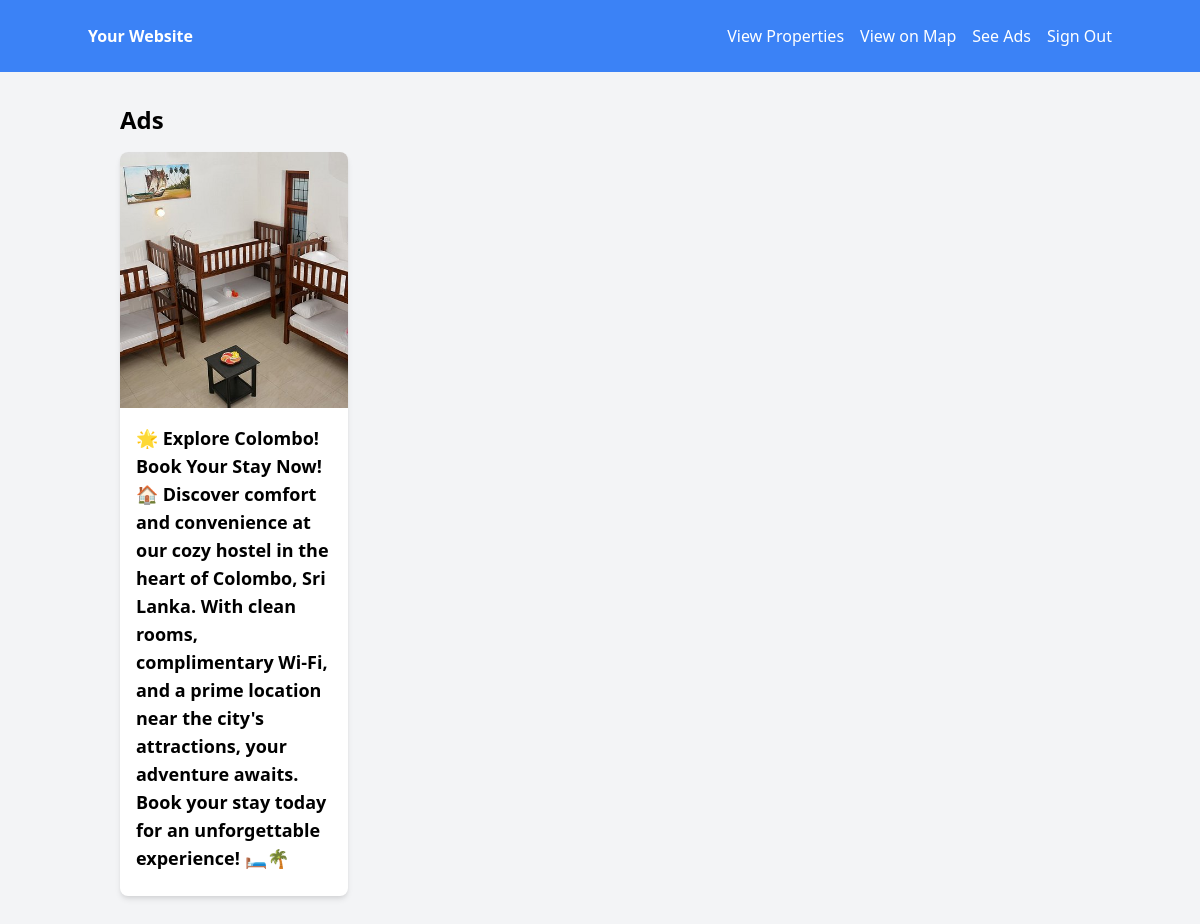
/Proj_Source_Files/accomdation_site/student/ads.php, run on the app's committed database.
### tables this page shows
CREATE TABLE `ads` (
  `ad_id` int(11) NOT NULL,
  `description` text DEFAULT NULL,
  `image_path` varchar(255) DEFAULT NULL
);

### Proj_Source_Files/accomdation_site/student/ads.php (the view, shortened to what this page needs)
<?php
require_once "../config/config.php";
$ads = array();
$sql = "SELECT * FROM ads";
$result = mysqli_query($link, $sql);
if ($result) {
    while ($row = mysqli_fetch_assoc($result)) {
        $ads[] = $row;
    }
}
?>
<!DOCTYPE html>
<html lang="en">
<head>
    <link href="https://cdn.jsdelivr.net/npm/tailwindcss@2.2.19/dist/tailwind.min.css" rel="stylesheet">
</head>
<body class="bg-gray-100">
    <?php include 'navbar.php'; ?>
    <div class="container mx-auto p-8">
        <h2 class="text-2xl font-bold mb-4">Ads</h2>
        <div class="grid grid-cols-1 sm:grid-cols-2 md:grid-cols-3 lg:grid-cols-4 gap-4">
            <?php foreach ($ads as $ad) : ?>
                <div class="bg-white rounded-lg overflow-hidden shadow-md">
                    <img src="<?php echo $ad['image_path']; ?>" alt="Ad Image" class="w-full h-64 object-cover">
                    <div class="p-4">
                        <h3 class="text-lg font-semibold mb-2"><?php echo $ad['description']; ?></h3>
                    </div>
                </div>
            <?php endforeach; ?>
        </div>
    </div>
</body>
</html>

### data on the page
ads: image_path (picture), description "🌟 Explore Colombo! Book Your Stay Now! 🏠 Discover comfort and convenience at our cozy hostel in the heart of Colombo, Sri Lanka. With clean rooms, complimentary Wi-Fi, and a prime location near the city's attractions, your adventure awaits. Book your stay today for an unforgettable experience! 🛏️🌴"
